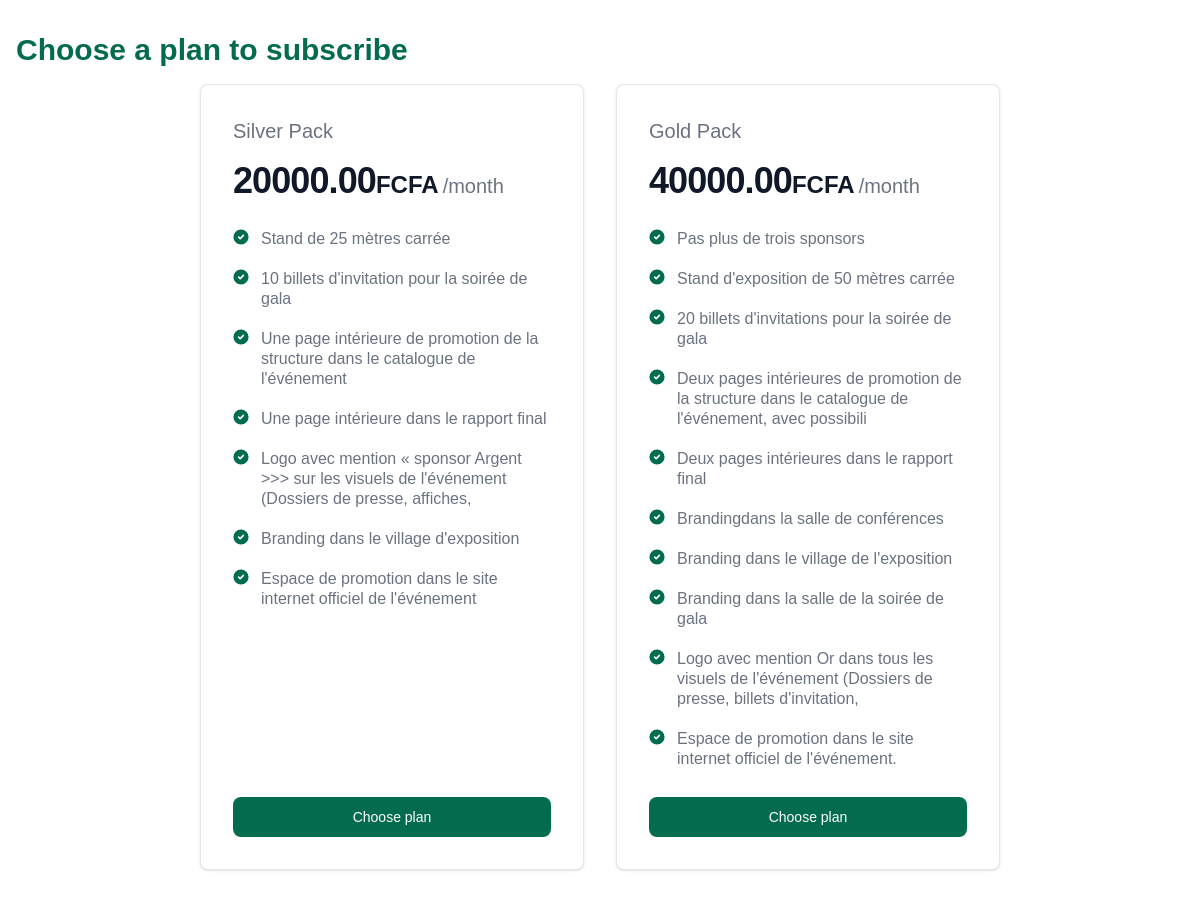
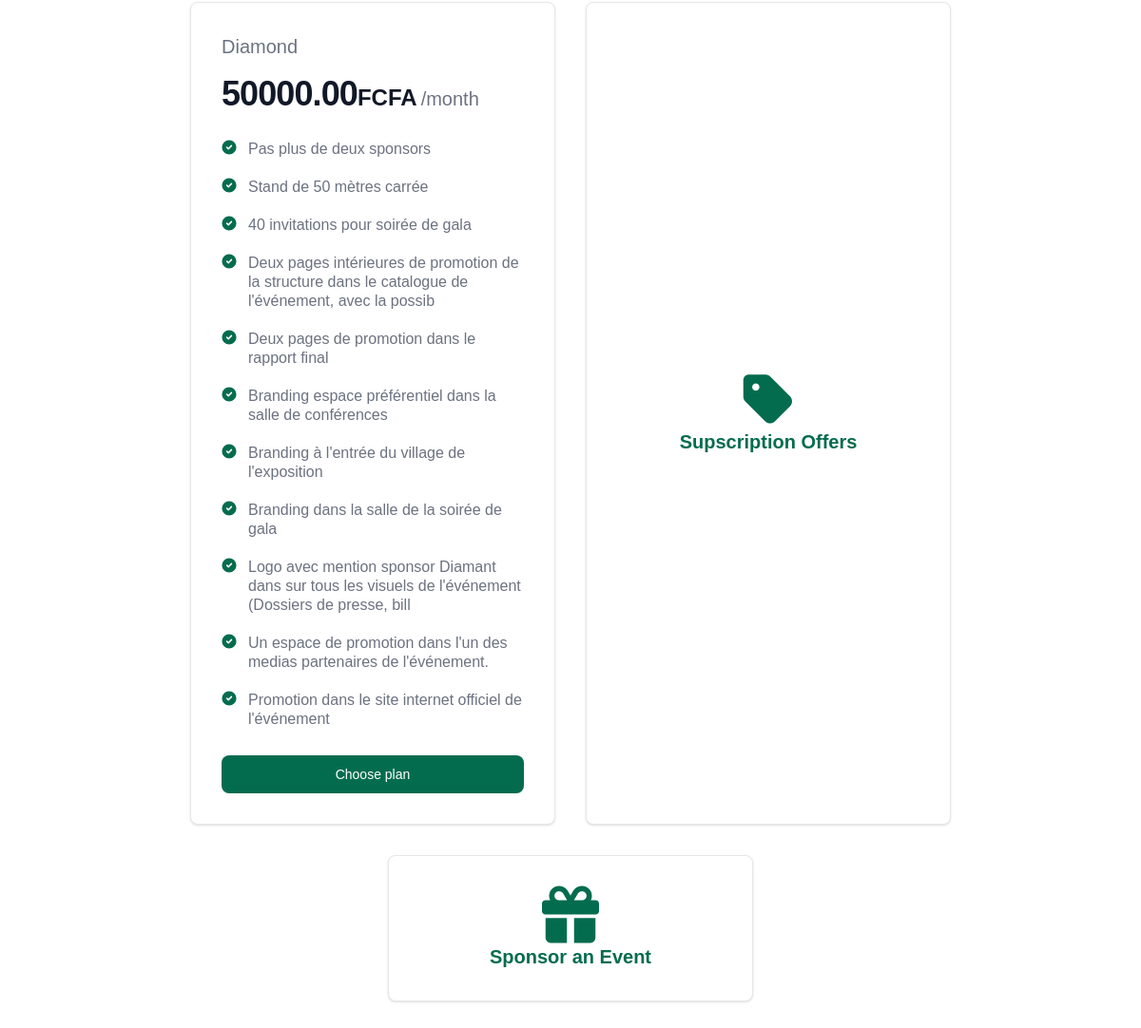
The app's page /packs/ with its own data (2 pictures, top to bottom).
### packs/models.py (models this page shows, shortened)
class Pack(models.Model):
    name = models.CharField(max_length=100)
    amount_per_month = models.DecimalField(max_digits=10, decimal_places=2)
    description = models.ManyToManyField(Item)

class Item(models.Model):
    name = models.CharField(max_length=100)
    def __str__(self):
        return self.name

### packs/views.py (the view)
# urls.py: path('', views.pack_list, name='pack_list'),
def pack_list(request):
    packs = Pack.objects.all()
    items = Item.objects.all()
    return render(request, 'packs/pack_list.html', {'packs': packs, 'items': items})

### packs/templates/packs/pack_list.html (shortened to what this page needs)
{% load static %}
<!DOCTYPE html>
<html>
<head>
    <link rel="stylesheet" type="text/css" href="{% static 'packs/style.css' %}">
    <link href="https://cdnjs.cloudflare.com/ajax/libs/flowbite/2.3.0/flowbite.min.css" rel="stylesheet" />
    <link rel="stylesheet" href="https://cdnjs.cloudflare.com/ajax/libs/font-awesome/6.1.1/css/all.min.css">
</head>
<body>
    <div  class="mx-auto px-4 py-8">
    <h1 class="text-3xl text-green-700 font-semibold">Choose a plan to subscribe</h1>
    <div class="flex justify-center items-evenly " style="flex-wrap: wrap;">
    {% for pack in packs %}
<span class="w-full flex flex-col justify-between max-w-sm p-4 m-4 bg-white border border-gray-200 rounded-lg shadow sm:p-8 dark:bg-gray-800 dark:border-gray-700">
    <span>
    <h5 class="mb-4 text-xl font-medium text-gray-500 dark:text-gray-400">{{pack.name}}</h5>
    <div class="flex items-baseline text-gray-900 dark:text-white">
        <span class="text-4xl font-extrabold tracking-tight">{{pack.amount_per_month}}</span>
        <span class="text-2xl font-semibold">FCFA</span>
    <span class="ms-1 text-xl font-normal text-gray-500 dark:text-gray-400">/month</span>
    </div>
                <ul role="list" class="space-y-5 my-7">
                    {% for item in pack.description.all %}
                        <li class=" flex">
                            <span class="text-base font-normal leading-tight text-gray-500 dark:text-gray-400 ms-3">{{ item }}</span>
                        </li>
                    {% endfor %}
    </ul>
</span>
<button type="button" class="text-white bg-green-700 hover:bg-green-800 focus:ring-4 focus:outline-none focus:ring-green-200 dark:bg-green-600 dark:hover:bg-green-700 dark:focus:ring-green-900 font-medium rounded-lg text-sm px-5 py-2.5 inline-flex justify-center w-full text-center" onclick="window.location.href='{% url 'subscribe' pack.id  %}'" >Choose plan</button>
</span>
    {% endfor %}
    <span class="w-full flex justify-center items-center flex-col max-w-sm p-4 m-4 bg-white border border-gray-200 rounded-lg shadow sm:p-8 dark:bg-gray-800 dark:border-gray-700">
        <button onclick="window.location.href='{% url 'event_item_selection'  %}'"><i class="fas fa-tag text-6xl text-green-700"></i></button>
        <p class="text-green-700 text-xl font-semibold">Supscription Offers</p>
    </span>
    <span class="w-full flex justify-center items-center flex-col max-w-sm p-4 m-4 bg-white border border-gray-200 rounded-lg shadow sm:p-8 dark:bg-gray-800 dark:border-gray-700">
        <button onclick="window.location.href='{% url 'event_sponsor'  %}'"><i class="fas fa-gift text-6xl text-green-700"></i></button>
        <p class="text-green-700 text-xl font-semibold">Sponsor an Event</p>
    </span>
</div>
</div>
</body>
</html>

### packs/static/packs/style.css (style rules this page uses)
body { font-family: Arial, sans-serif; background-color: #ffffff; color: #000000; }

### records on screen
Pack: name "Silver Pack", amount_per_month "20000.00"
Item: name "Stand de 25 mètres carrée"
Item: name "10 billets d'invitation pour la soirée de gala"
Item: name "Une page intérieure de promotion de la structure dans le catalogue de l'événement"
Item: name "Une page intérieure dans le rapport final"
Item: name "Logo avec mention « sponsor Argent >>> sur les visuels de l'événement (Dossiers de presse, affiches,"
Item: name "Branding dans le village d'exposition"
Item: name "Espace de promotion dans le site internet officiel de l'événement"
Pack: name "Gold Pack", amount_per_month "40000.00"
Item: name "Pas plus de trois sponsors"
Item: name "Stand d'exposition de 50 mètres carrée"
Item: name "20 billets d'invitations pour la soirée de gala"
Item: name "Deux pages intérieures de promotion de la structure dans le catalogue de l'événement, avec possibili"
Item: name "Deux pages intérieures dans le rapport final"
Item: name "Brandingdans la salle de conférences"
Item: name "Branding dans le village de l'exposition"
Item: name "Branding dans la salle de la soirée de gala"
Item: name "Logo avec mention Or dans tous les visuels de l'événement (Dossiers de presse, billets d'invitation,"
Item: name "Espace de promotion dans le site internet officiel de l'événement."
Pack: name "Diamond", amount_per_month "50000.00"
Item: name "Pas plus de deux sponsors"
Item: name "Stand de 50 mètres carrée"
Item: name "40 invitations pour soirée de gala"
Item: name "Deux pages intérieures de promotion de la structure dans le catalogue de l'événement, avec la possib"
Item: name "Deux pages de promotion dans le rapport final"
Item: name "Branding espace préférentiel dans la salle de conférences"
Item: name "Branding à l'entrée du village de l'exposition"
Item: name "Branding dans la salle de la soirée de gala"
Item: name "Logo avec mention sponsor Diamant dans sur tous les visuels de l'événement (Dossiers de presse, bill"
Item: name "Un espace de promotion dans l'un des medias partenaires de l'événement."
Item: name "Promotion dans le site internet officiel de l'événement"
